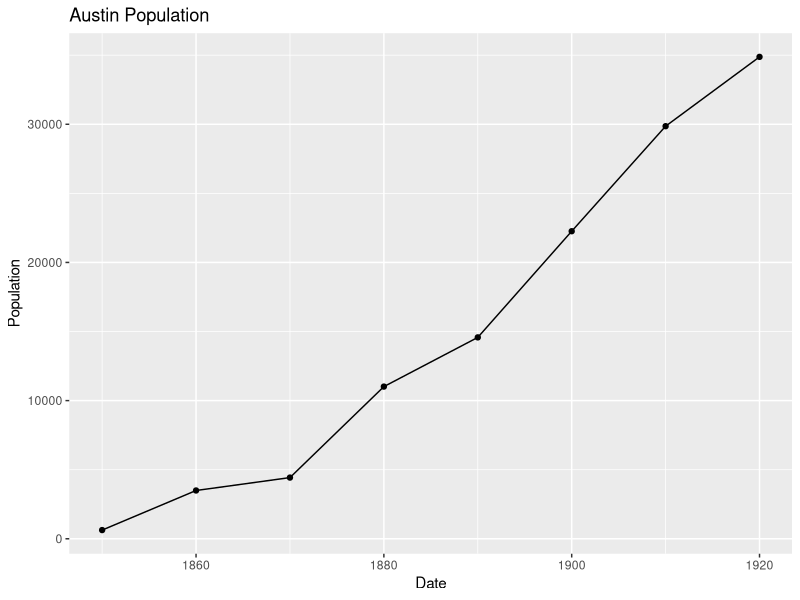
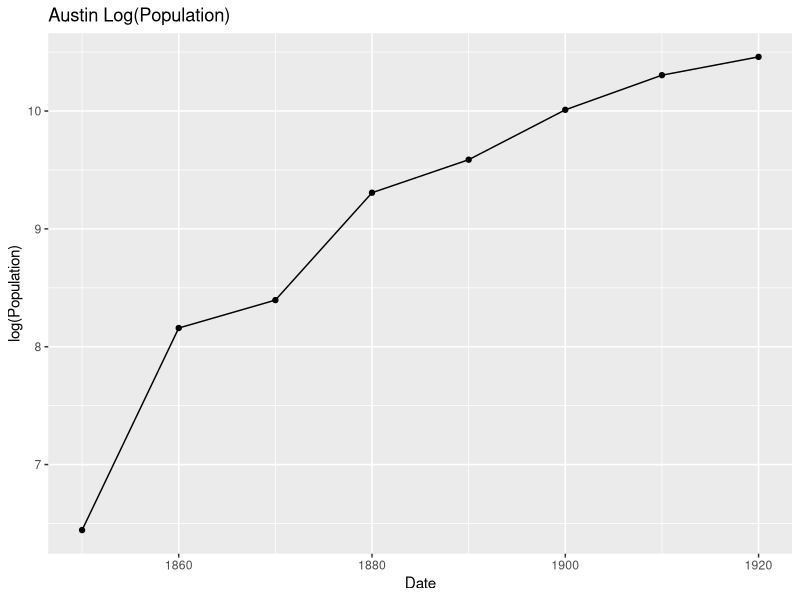
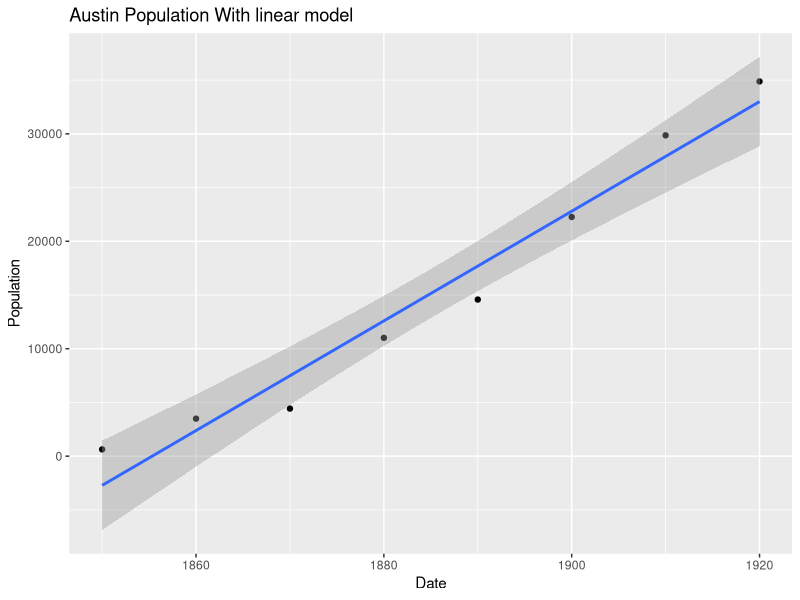
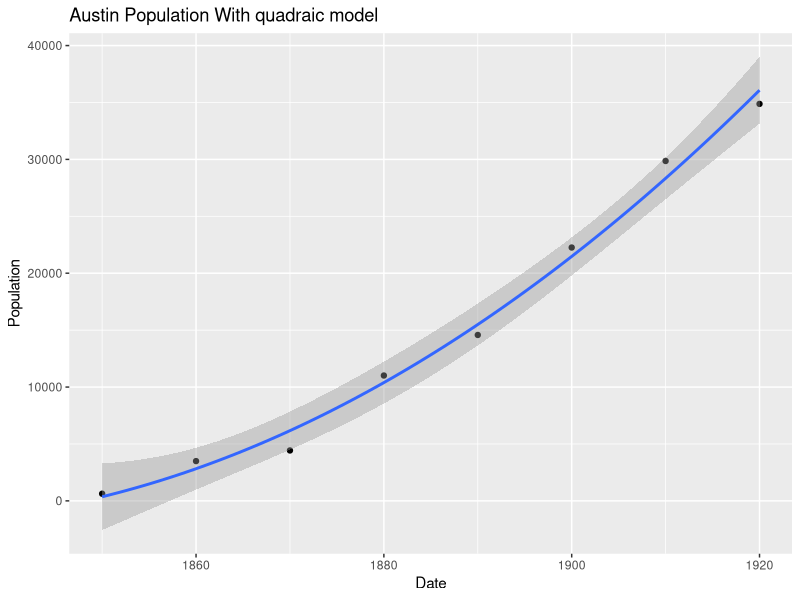
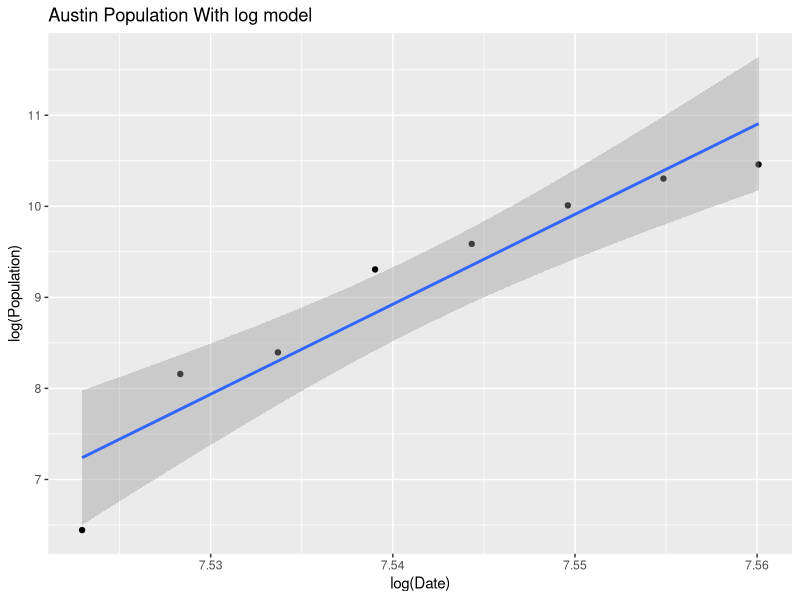
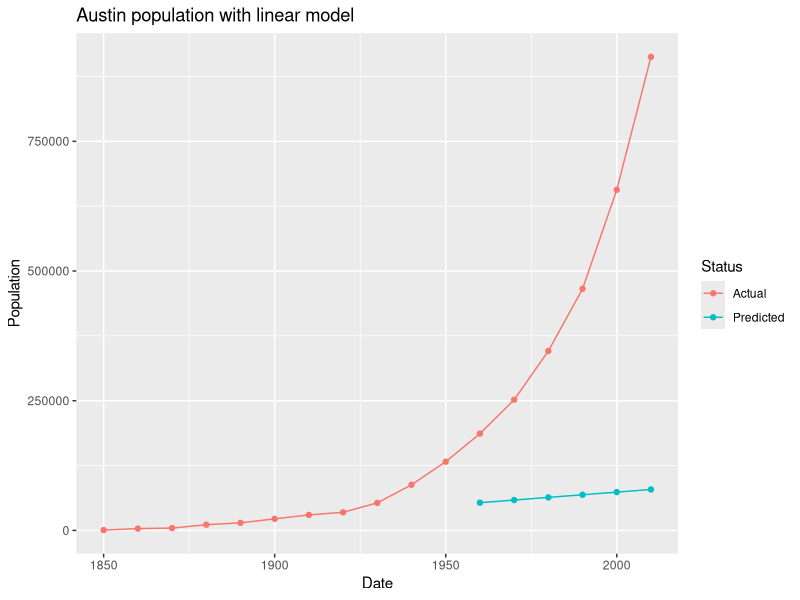
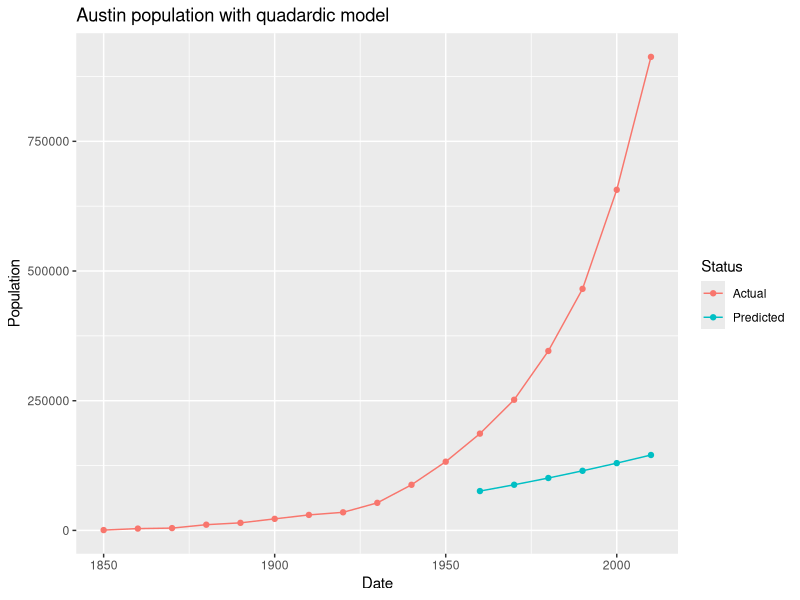
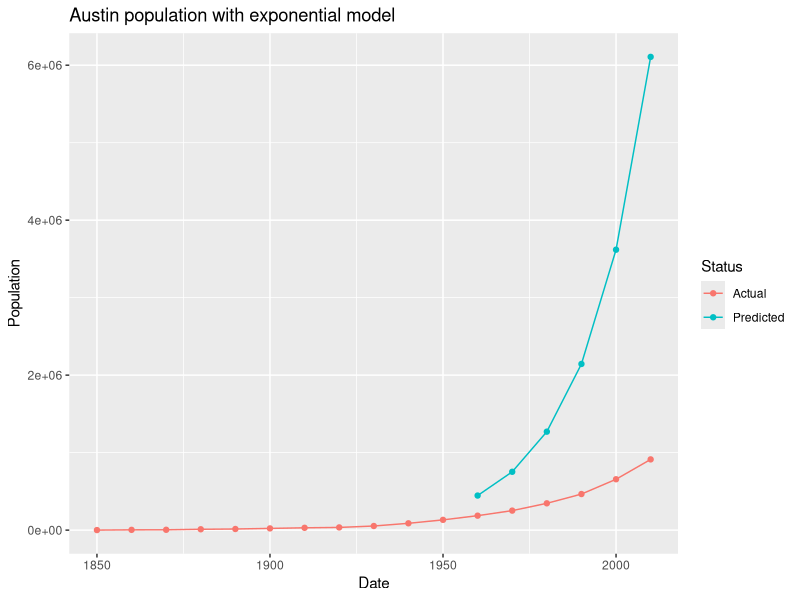

Generate these figures, in order, with R:
library(ggplot2)

getwd()
setwd("C:/Users/nick/Documents/GitHub/Math489/CurveFitting")


austin <- read.csv("ausmodeldata.csv")
austintest <- read.csv("austestdata.csv")
austintest$Status <- "Actual"
austin$Status <- "Actual"

austinln <- austin
austinln$Population <- log(austinln$Population)
austinln$Date <- log(austinln$Date)

# intital plots of austin population for years 1850-1960
ggplot(data = austin, aes(x = Date, y = Population)) +
  geom_point() +
  geom_line() +
  ggtitle("Austin Population")

ggplot(data = austin, aes(x = Date, y = log(Population))) +
  geom_point() +
  geom_line() +
  ggtitle("Austin Log(Population)")

# bulidng models for population growth
lmfit <- lm(Population ~ Date, data = austin)
quadfit <- lm(Population ~ Date + I(Date^2), data = austin)
expfit <- lm(log(Population) ~ Date, data = austin)
powerfit <- lm(Population ~ Date, data = austinln)

ggplot(data = austin, aes(x = Date, y = Population)) +
  geom_point() +
  stat_smooth(method = "lm", formula = y~x) +
  ggtitle("Austin Population With linear model")

ggsave("austestlin.jpeg")

ggplot(data = austin, aes(x = Date, y = Population)) +
  geom_point() +
  stat_smooth(method = "lm", formula = y~ x + I(x^2)) +
  ggtitle("Austin Population With quadraic model")

ggsave("austestquad.jpeg")


ggplot(data = austin, aes(x = log(Date), y = log(Population))) +
  geom_point() +
  stat_smooth(method = "lm", formula = y~ x) +
  ggtitle("Austin Population With log model")

ggsave("austestlog.jpeg")


# setting up dataframes for making predictions
auslm <- data.frame(Date = c(1960,1970,1980,1990,2000,2010))
ausquad <- data.frame(Date = c(1960,1970,1980,1990,2000,2010))
ausexp <- data.frame(Date = c(1960,1970,1980,1990,2000,2010))
auspower <- data.frame(Date = log(c(1960,1970,1980,1990,2000,2010)))

#making predictions for each model
auslm$Population <- predict(lmfit, newdata = auslm)
ausquad$Population <- predict(quadfit, newdata = ausquad)
ausexp$Population <- exp(predict(expfit, newdata = ausexp))
auspower$Population <- exp(predict(powerfit, newdata = auspower))

#changing auspower$Date back to years
auspower$Date <- exp(auspower$Date)

#denoting the entires as predicted
auslm$Status <- "Predicted"
ausquad$Status <- "Predicted"
ausexp$Status <- "Predicted"
auspower$Status <- "Predicted"

#appending together results of predictions and actaul populations
auslmtotal <- rbind(auslm, austintest, austin)
ausquadtotal <- rbind(ausquad, austintest, austin)
ausexptotal <- rbind(ausexp, austintest, austin)
auspowertotal <- rbind(auspower, austintest, austin)

#colorized plots of prediction models
ggplot(data = auslmtotal, aes(x = Date, y = Population, color = Status)) +
  geom_line() +
  geom_point() +
  ggtitle("Austin population with linear model")
ggsave("auscolorlm.jpeg")

ggplot(data = ausquadtotal, aes(x = Date, y = Population, color = Status)) +
  geom_line() +
  geom_point() +
  ggtitle("Austin population with quadardic model")
ggsave("auscolorquad.jpeg")

ggplot(data = ausexptotal, aes(x = Date, y = Population, color = Status)) +
  geom_line() +
  geom_point() +
  ggtitle("Austin population with exponential model")
ggsave("auscolorexp.jpeg")

ggplot(data = auspowertotal, aes(x = Date, y = Population, color = Status)) +
  geom_line() +
  geom_point() +
  ggtitle("Austin population with power-law fit")
ggsave("auscolorpower.jpeg")

#other plots
ggplot(data = austin, aes(x = Date, y = Population)) +
  geom_point() +
  stat_smooth(method = "lm", formula = y~x) +
  ggtitle("Austin Population With linear model")

ggsave("austestlin.jpeg")

ggplot(data = austin, aes(x = Date, y = Population)) +
  geom_point() +
  stat_smooth(method = "lm", formula = y~ x + I(x^2)) +
  ggtitle("Austin Population With quadraic model")

ggsave("austestquad.jpeg")


ggplot(data = austin, aes(x = log(Date), y = log(Population))) +
  geom_point() +
  stat_smooth(method = "lm", formula = y~ x) +
  ggtitle("Austin Population With log model")

ggsave("austestlog.jpeg")

